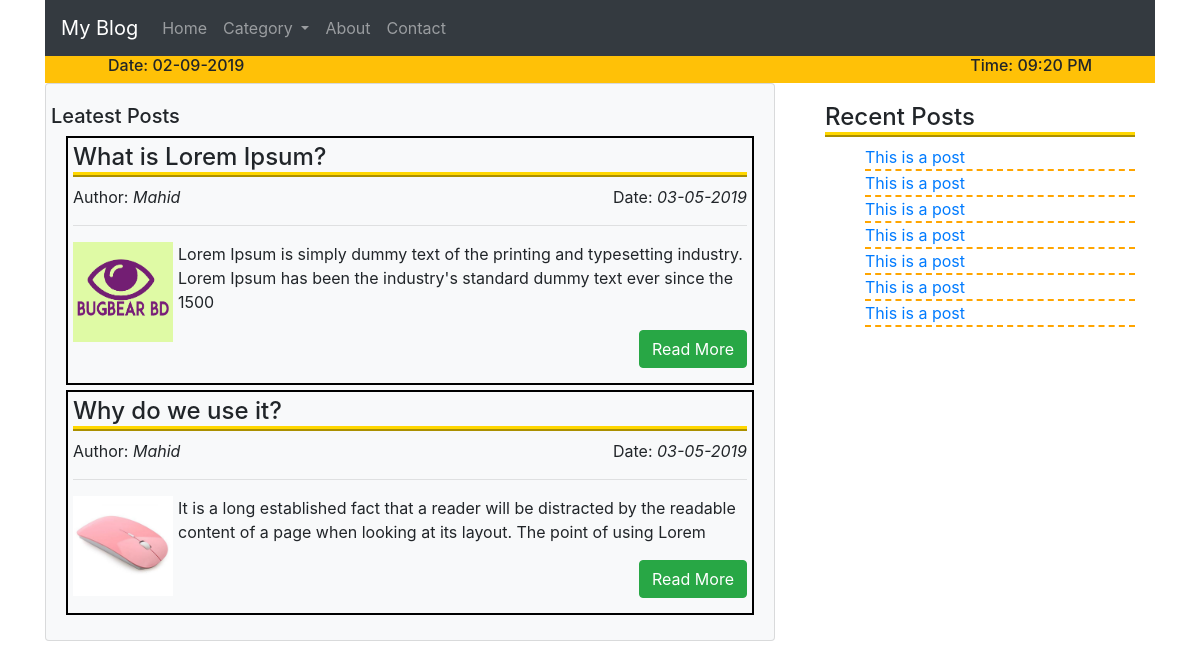
Page /category.php?cate_id=1 on the committed database.
### tables this page shows
CREATE TABLE `posts` (
  `post_id` int(11) NOT NULL,
  `post_title` varchar(255) NOT NULL,
  `cate_id` int(2) NOT NULL,
  `post_thumb` varchar(255) NOT NULL,
  `post_desc` text NOT NULL,
  `post_by` varchar(191) NOT NULL,
  `post_date` varchar(255) NOT NULL,
  `post_status` int(11) NOT NULL DEFAULT '1'
);

### category.php (the view, shortened to what this page needs)
	<?php include 'menubar.php'; ?>
	<div class="row">
		<div class="col-md-8">
			<div class="card shadow bg-light">
				<div class="card-body">
					<div class="row"><strong><h5>Leatest Posts</h5></strong></div>
					<?php
						$cate_id = $_GET['cate_id'];
						$posts = "SELECT * FROM posts WHERE cate_id = '$cate_id'";
						$run = mysqli_query($con,$posts);
						while($result = mysqli_fetch_assoc($run)){
					?>
					<div class="posts shadow bg-light">
						<h4 class="titlepost"><?php echo $result['post_title']; ?></h4>
						<span>Author: <i><?php echo $result['post_by']; ?></i></span>
						<span class="float-right">Date: <i><?php echo $result['post_date']; ?></i></span>
						<hr />
						<img src="<?php echo $result['post_thumb']; ?>" />
						<p>
							<?php  echo substr($result['post_desc'],0,150); ?>
						</p>
						<a href="single_post.php?pid=<?php echo $result['post_id']; ?>" class="btn btn-success float-right">Read More</a>
						<br /><br />
					</div>
					<?php
						}
					?>
				</div>
			</div>
		</div>
		<div class="col-md-4">
			<div class="card-body sidebar">
				<h4 class="titlepost">Recent Posts</h4>
				<ul>
					<li><a href="">This is a post</a></li>
					<li><a href="">This is a post</a></li>
					<li><a href="">This is a post</a></li>
					<li><a href="">This is a post</a></li>
					<li><a href="">This is a post</a></li>
					<li><a href="">This is a post</a></li>
					<li><a href="">This is a post</a></li>
				</ul>
			</div>
		</div>
	</div>
	</div>
</body>
</html>

### css/style.css (style rules this page uses)
.titlepost { border-bottom:5px ridge gold; }
.posts { border:2px solid black; padding:5px; margin-bottom:5px; }
.posts img { width:100px; height:100px; float:left; margin-right:5px; }
.sidebar ul { list-style:none; }
.sidebar ul li { border-bottom:2px dashed orange; }

### rows in the picture
posts: post_title "What is Lorem Ipsum?", post_by "Mahid", post_date "03-05-2019", post_thumb (picture), post_desc "Lorem Ipsum is simply dummy text of the printing and typesetting industry. Lorem Ipsum has been the industry's standard dummy text ever since the 1500"
posts: post_title "Why do we use it?", post_by "Mahid", post_date "03-05-2019", post_thumb (picture), post_desc "It is a long established fact that a reader will be distracted by the readable content of a page when looking at its layout. The point of using Lorem"
